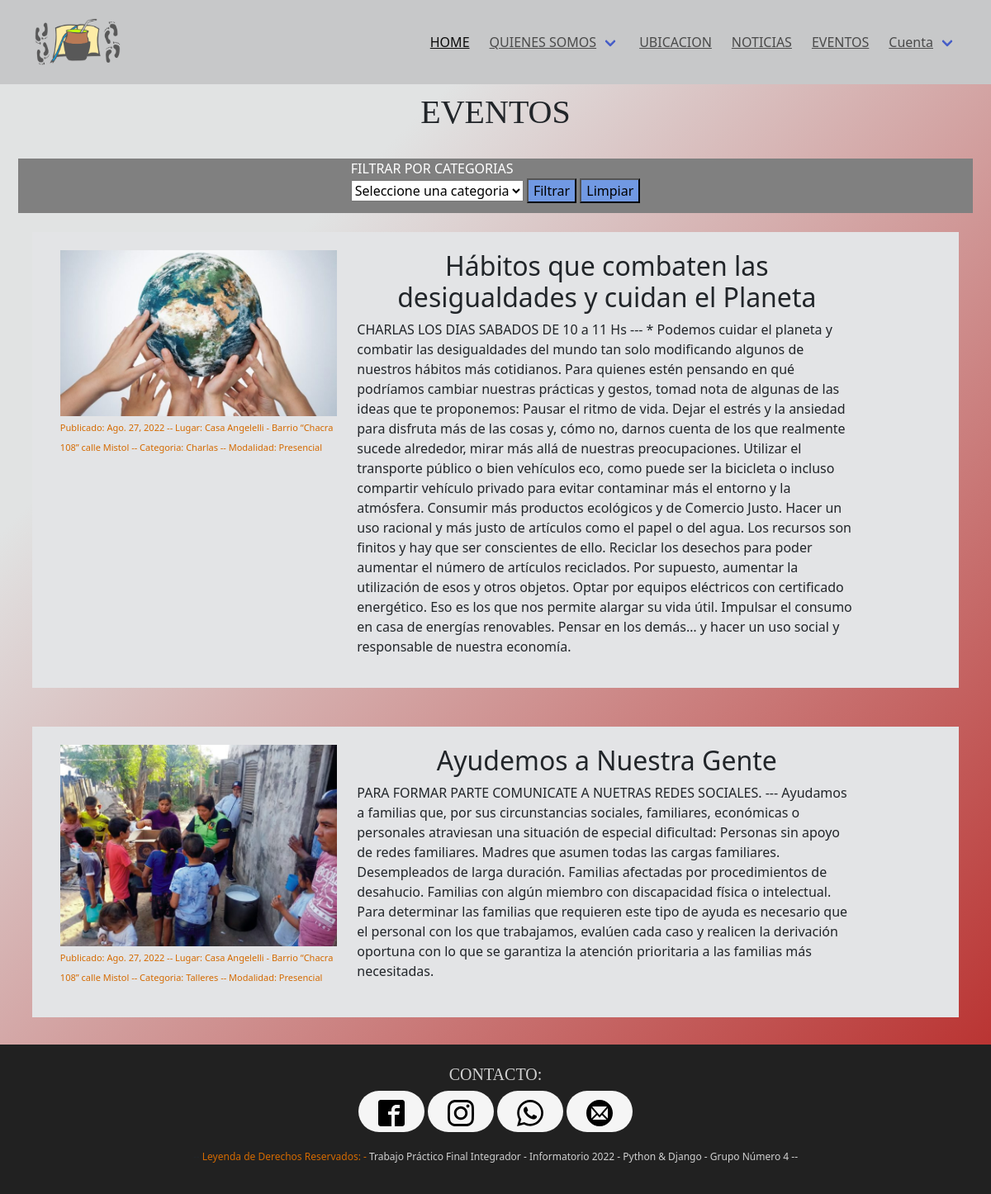
Page /Evento/ on the earlier database version.
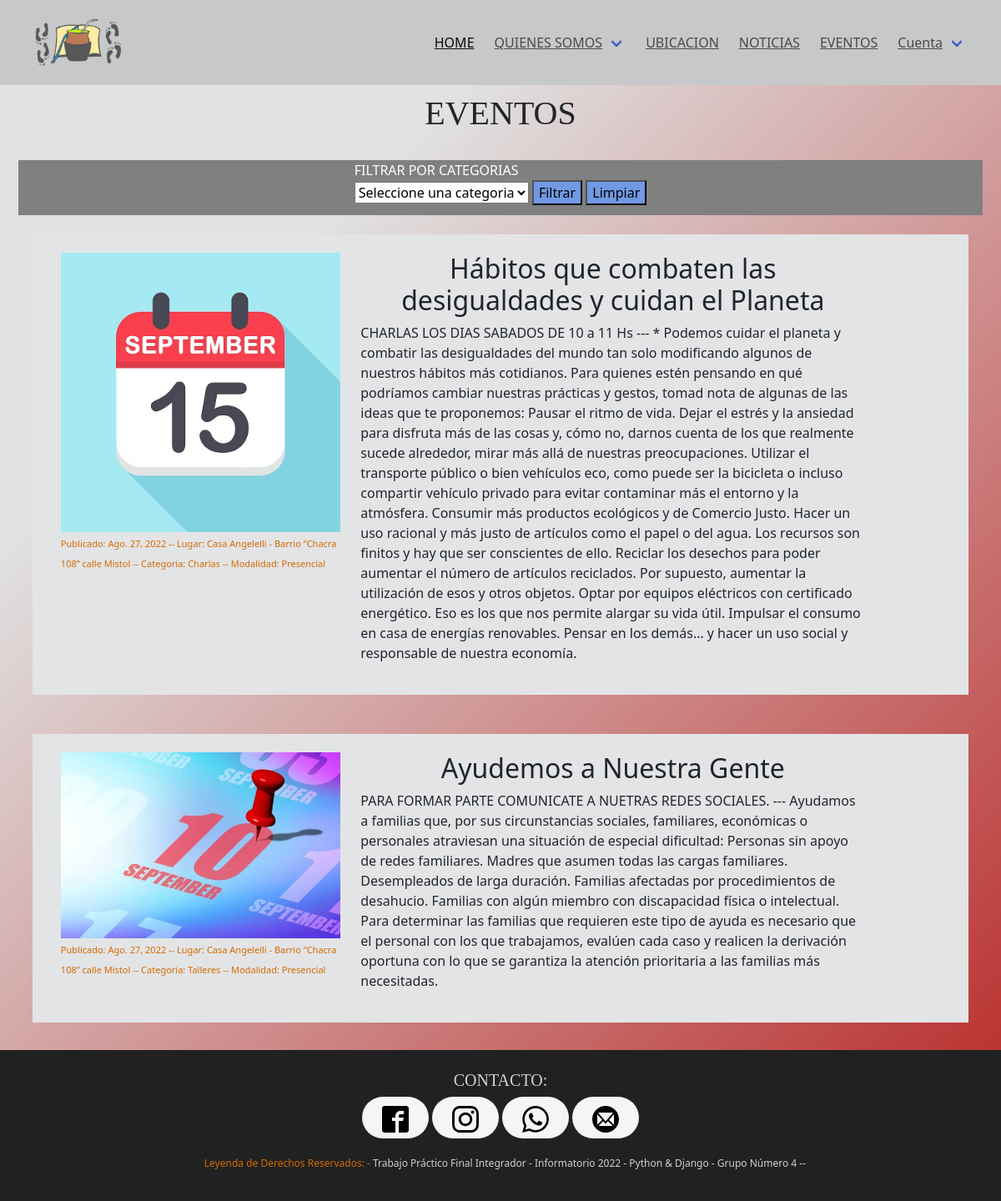
Same page on the later database version.
### apps/eventos/models.py (models this page shows, shortened)
class Evento(models.Model):
    titulo = models.CharField(max_length=120)
    creado = models.DateField(auto_now_add=True)
    lugar = models.CharField(max_length=120)
    cuerpo = models.TextField()
    imagen = models.ImageField(upload_to = 'eventos',null=True, blank=True)
    categoria = models.ForeignKey(Categoria, on_delete=models.CASCADE, null = True)
    modalidad = models.ForeignKey(Modalidad, on_delete=models.CASCADE, null = True)

class Categoria(models.Model):
    nombre = models.CharField(max_length=60)
    decripcion = models.CharField(max_length=250, null=True, blank=True)
    def __str__(self):
        return self.nombre

class Modalidad(models.Model):
    nombre = models.CharField(max_length=60)
    def __str__(self):
        return self.nombre

### apps/eventos/views.py (the view)
# urls.py: path('',views.Evento1, name = 'listar_eventos')
def Evento1(request):
    ctx = {}
    todos = Evento.objects.all()
    if "categoria" in request.GET:
        categoria = request.GET['categoria']
        if categoria != "0":
            todos = todos.filter(categoria=categoria)
    ctx['even'] = todos
    ctx['categorias'] = Categoria.objects.all()
    return render(request,'eventos/listar_eventos.html',ctx)

### templates/eventos/listar_eventos.html (shortened to what this page needs)
{% extends 'base.html' %}
{% load static %}
{% block contenido %}
	<h1>EVENTOS</h1>
    <br>
    <div class="caja_filtro" style="background-color:grey; color:white; padding-bottom: 1%; display: flex;
  justify-content: center">
        <form action="{% url 'eventos:listar_eventos' %}">
            <label>FILTRAR POR CATEGORIAS</label>
            <BR>
            <select name="categoria" id="categoria">
                <option value="0">Seleccione una categoria</option>
            </select>
            <input type="submit" value="Filtrar" style="background-color:#7199e3">
            <a href="{% url 'eventos:listar_eventos' %}"><button style="background-color:#7199e3">Limpiar</button></a>
            <br>
        </form>
    </div>
    {% for e in even %}
    <div id="caja_eventos" class="container-fluid">
        <div class="row mod_eventos" >
            <div class="col-lg-4 col-sm-6" class="img_evento">
                {% if e.imagen %}
                     <img src="{{ e.imagen.url }}" width="100%" height="auto">
                 {% else%}
                    <p>NO TIENE IMAGEN </p>
                 {% endif %}
                 <p><span class="txt_secundario">Publicado: {{ e.creado }}  --  Lugar: {{ e.lugar }} -- Categoria: {{ e.categoria }} -- Modalidad: {{ e.modalidad}}</span></p></p>
            </div>
            <div class="col-lg-7 col-sm-6" class="cuerpo_evento">
                <h2>{{ e.titulo }}</h2>
                <p>{{ e.cuerpo }}</p>
            </div>
        </div>
    </div>
    {% endfor %}
{% endblock contenido %}

### templates/base.html (shortened to what this page needs)
{% load static %}
<!DOCTYPE html>
<html>
<head>
	<link rel="stylesheet" type="text/css" href="{% static 'css/main.css' %}">
	<link rel="stylesheet" type="text/css" href="{% static 'css/main1.css' %}">
	<link href="https://cdn.jsdelivr.net/npm/bootstrap@5.2.0/dist/css/bootstrap.min.css" rel="stylesheet">
</head>
<body>
	<nav class="navbar">
	<div class="container">
		<div class="navbar-brand">
			<a class="navbar-item" href="../">
				<img src="{% static 'img/logo1.png' %}" class="logo_cebs" max-width="200" alt="Logo"></a>
		</div>
		<div id="navbarMenu" class="navbar-menu">
			<div class="navbar-end">
				<a class="navbar-item is-active" href="{% url 'home' %}">HOME</a>
				<div class="navbar-item has-dropdown is-hoverable">
							<a class="navbar-link" href="{% url 'quienes:quienes_somos'%}#quienessomos">QUIENES SOMOS</a>
						</div>
						<a class="navbar-item" href="{% url 'ubicacion' %}">UBICACION</a>
						<a class="navbar-item" href="{% url 'noticias:listar_noticias' %}">NOTICIAS</a>
						<a class="navbar-item" href="{% url 'eventos:listar_eventos' %}">EVENTOS</a>
						<div class="navbar-item has-dropdown is-hoverable">
							<a class="navbar-link">Cuenta</a>
						</div>
					</div>
				</div>
			</div>
		</nav>
<section id="desarrollo" >
	<div class="container-fluid">
		<div class="row" id="mod_desarrollo">
			<div>
				{% block contenido %}
				{% endblock contenido %}
			</div>
		</div>
	</div>
</section>
<footer>
	<div id="contacto">
		<br><h5 class="contacto">CONTACTO:</h5>
	</div>
	<nav id="btn_redes_sociales">
		<ul>
			<li><a href="https://www.facebook.com/angeldelabicicleta(cebs)/" target="new"><img src="{% static 'img/svg_contacto/SVG/facebook2.svg' %}"></a></li>
			<li><a href="https://www.instagram.com/angeldelabicicleta(cebs)/" target="new"><img src="{% static 'img/svg_contacto/SVG/instagram.svg' %}"></a></li>
			<li><a href="https://www.facebook.com/angeldelabicicleta(cebs)/" target="new"><img src="{% static 'img/svg_contacto/SVG/whatsapp.svg' %}"></a></li>
			<li><a href="https://www.facebook.com/angeldelabicicleta(cebs)/" target="new"><img src="{% static 'img/svg_contacto/SVG/mail4.svg' %}"></a></li>
		</ul>
	</nav>
	<div id="inf_TFI">
	<p> -- <span class="txt_footer">Leyenda de Derechos Reservados: - </span><span class="txt_footer2">Trabajo Práctico Final Integrador - Informatorio 2022 - Python & Django - Grupo Número 4 -- </span></p>
	</div>
</footer>
</body>
</html>

### static/css/main.css (style rules this page uses)
:root { --primary-font-color1: #ffffff; --primary-font-color2: #007bff; }
.container { width: 100%; padding-right: 15px; padding-left: 15px; margin-right: auto; margin-left: auto }
.h2, .h3, .h4, .h5, .h6, h1, h2, h3, h4, h5, h6 { margin-bottom: .5rem; font-family: inherit; font-weight: 500; line-height: 1.2; text-align:center; }
.h2, h2 { font-size: 2rem }
h1 { text-align:center; font-weight: bold; font-family: candara; }
html,body { font-family: -apple-system, BlinkMacSystemFont, "Segoe UI", Roboto, Oxygen-Sans, Ubuntu, Cantarell, "Helvetica Neue", sans-serif; font-size: 14px; background: #F0F2F4; }
#desarrollo { background-color: #e3e1e1; padding: 10px; height: 100%; background: rgb(225, 227, 227); background: linear-gradient(135deg, rgba(225, 227, 227,1) 23%, rgba(176, 7, 5,1) 120%); }
#caja_eventos { width: 99%; padding: 2%; }
.mod_eventos { height: auto; background-color: #e3e4e6; padding: 2%; }
.txt_secundario { font-size: 11px; color: #d46a00; }
footer { background-color: #212121; padding-bottom: 20px; }
#contacto { text-align: center; }
#btn_redes_sociales { text-align: center; }
#btn_redes_sociales ul { margin: 0px; padding: 0px; list-style-type: none; }
#btn_redes_sociales ul li { display: inline; }
#btn_redes_sociales ul li a { width: 80px; height: 50px; background-color: #a3a3a3; margin-bottom: 5px; display: inline-block; text-decoration: none; text-align: center; line-height: 0px; }
#btn_redes_sociales ul li a { background-color: #f5f5f5; border-radius: 50px; line-height: 50px; }
#inf_TFI { text-align: center; font-size: 12px; }
.txt_footer { color: #d46a00; }
.txt_footer2 { color: #d1d1d1; }
#contacto { text-decoration: none; color: #d1d1d1; font-family: candara; }

Differences in the rows shown:
changed Evento "Hábitos que combaten las desigualdades y cuidan el Planeta": imagen: a different picture
changed Evento "Ayudemos a Nuestra Gente": imagen: a different picture
